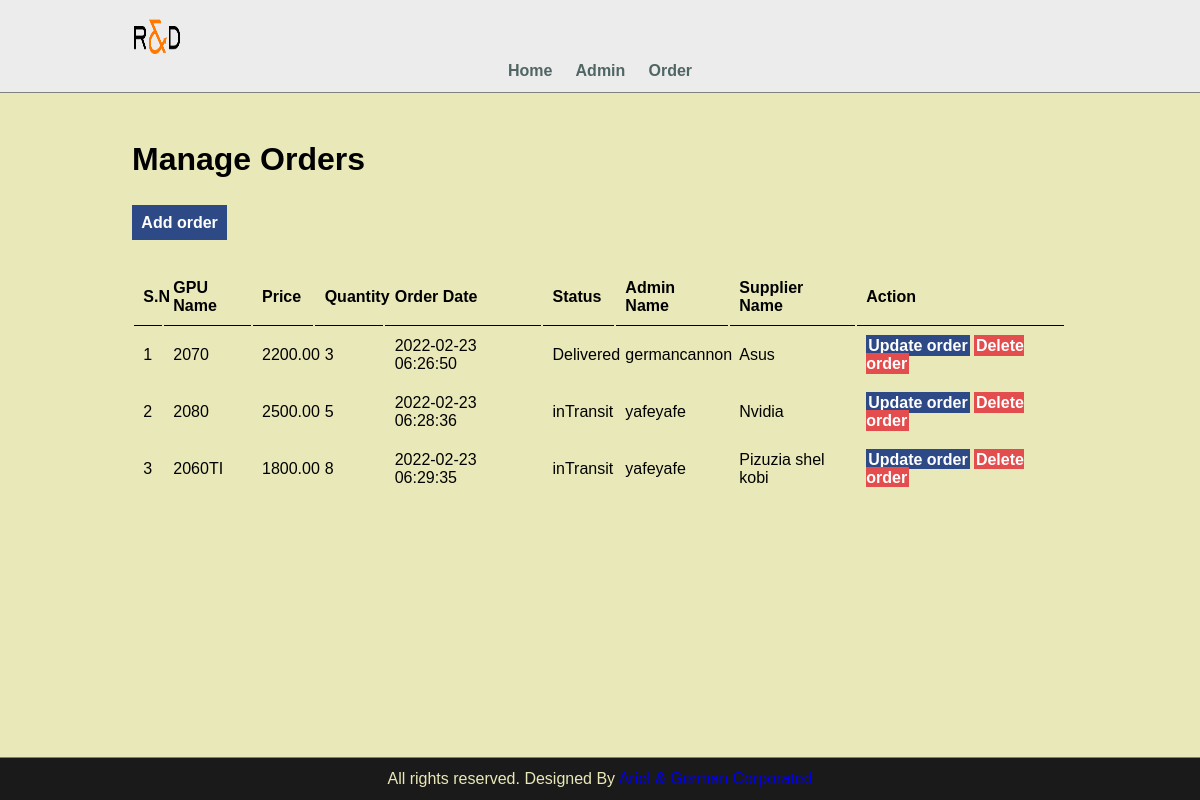
Screenshot of /PHPproject/manage-order.php with the database file from the repository.
### tables this page shows
CREATE TABLE `tbl_order` (
  `id` int(10) UNSIGNED NOT NULL,
  `gpu` varchar(150) NOT NULL,
  `price` decimal(10,2) NOT NULL,
  `qty` int(11) NOT NULL,
  `order_date` datetime NOT NULL,
  `status` varchar(50) NOT NULL,
  `admin_name` varchar(150) NOT NULL,
  `supplier_name` varchar(150) NOT NULL
);

### PHPproject/config/orderDBclass.php (called while the page is built, shortened)
<?php
require_once("orderClass.php");
require_once("dbClass.php");
class orderDBclass
{
  public function getorder()
  {
    $db = new dbClass;
    $db->connect();
    $adminsArray = array();
    $result = $db->connection->query("SELECT * FROM tbl_order");
    while ($row = $result->fetchObject('orderClass')) {
      $adminsArray[] = $row;
    }
    return $adminsArray;
  }
}

### PHPproject/config/dbClass.php (called while the page is built, shortened)
<?php
class dbClass
{
  public $host;
  public $db;
  public $charset;
  public $user;
  public $pass;
  public $opt = array(
    PDO::ATTR_ERRMODE => PDO::ERRMODE_EXCEPTION,
    PDO::ATTR_DEFAULT_FETCH_MODE => PDO::FETCH_ASSOC
  );
  public function __construct(
    string $host = "localhost",
    string $db = "gpu-order",
    string $charset = "utf8",
    string $user = "root",
    string $pass = ""
  ) {
    $this->host = $host;
    $this->db = $db;
    $this->charset = $charset;
    $this->user = $user;
    $this->pass = $pass;
  }
  public function connect()
  {
    $dns = "mysql:host=$this->host;dbname=$this->db;charset=$this->charset";
    $this->connection = new PDO($dns, $this->user, $this->pass, $this->opt);
  }
}

### PHPproject/config/orderClass.php (called while the page is built)
<?php
class orderClass
{
    protected $id;
    protected $gpu;
    protected $price;
    protected $qty;
    protected $order_date;
    protected $status;
    protected $admin_name;
    protected $supplier_name;
    public function getId()
    {
        return $this->id;
    }
    public function getgpu()
    {
        return $this->gpu;
    }
    public function getprice()
    {
        return $this->price;
    }
    public function getqty()
    {
        return $this->qty;
    }
    public function getorder_date()
    {
        return $this->order_date;
    }
    public function getstatus()
    {
        return $this->status;
    }
    public function getadmin_name()
    {
        return $this->admin_name;
    }
    public function getsupplier_name()
    {
        return $this->supplier_name;
    }
}

### PHPproject/manage-order.php (the view, shortened to what this page needs)
<?php include('partials\menu.php');
include('config\orderDBclass.php') ?>
<div class="main-content">
      <div class="wrapper">
            <h1>Manage Orders</h1>
            <br /> <br />
            <a href="admin/add-order.php" class="btn-primary">Add order</a>
            <br /> <br /> <br />
            <table class="tbl-full">
                  <tr>
                        <th>S.N</th>
                        <th>GPU Name</th>
                        <th>Price</th>
                        <th>Quantity</th>
                        <th>Order Date</th>
                        <th>Status</th>
                        <th>Admin Name</th>
                        <th>Supplier Name</th>
                        <th>Action</th>
                  </tr>
                  <?php
                  $dbOrder = new orderDBclass();
                  $orderArray = $dbOrder->getorder();
                  $count = count($orderArray);
                  $sn = 1;
                  if ($count > 0) {
                        for ($i = 0; $i < $count; $i++) {
                              $id = $orderArray[$i]->getId();
                              $gpu = $orderArray[$i]->getgpu();
                              $price = $orderArray[$i]->getprice();
                              $qty = $orderArray[$i]->getqty();
                              $order_date = $orderArray[$i]->getorder_date();
                              $status = $orderArray[$i]->getstatus();
                              $admin_name = $orderArray[$i]->getadmin_name();
                              $supplier_name = $orderArray[$i]->getsupplier_name();
                  ?>
                              <tr>
                                    <td><?php echo $sn++ ?></td>
                                    <td><?php echo $gpu ?></td>
                                    <td><?php echo $price ?></td>
                                    <td><?php echo $qty ?></td>
                                    <td><?php echo $order_date ?></td>
                                    <td><?php echo $status ?></td>
                                    <td><?php echo $admin_name ?></td>
                                    <td><?php echo $supplier_name ?></td>
                                    <td>
                                          <a href="<?php echo SITEURL; ?>admin/update-order.php?id=<?php echo $id ?>" class="btn-primary">Update order</a>
                                          <a href="<?php echo SITEURL; ?>admin/delete-order.php?id=<?php echo $id ?>" class="btn-danger">Delete order</a>
                                    </td>
                              </tr>
                  <?php
                        }
                  }
                  ?>
            </table>
      </div>
</div>
<?php include('partials\footer.php') ?>

### PHPproject/css/admin.css (style rules this page uses)
* { margin: 0; padding: 0; font-family: Arial, Helvetica, sans-serif; }
.wrapper { padding: 1%; width: 80%; margin: 0 auto; }
.tbl-full { width: 100%; }
table tr th { border-bottom: 1px solid black; padding: 1%; text-align: left; }
table tr td { padding: 1%; }
.btn-primary { background-color: #2d4986; padding: 1%; color: white; text-decoration: none; font-weight: bold; }
.btn-danger { background-color: #e44d4d; padding: 1%; color: white; text-decoration: none; font-weight: bold; }
.Main-content { padding: 3% 0; background-color: #e9e8b8; flex-grow: 1; }
* { box-sizing: border-box ; }
body { margin: 0; min-height: 100vh; display: flex; flex-direction: column; }

### rows the page displays
tbl_order: gpu "2070", price "2200.00", qty "3", order_date "2022-02-23 06:26:50", status "Delivered", admin_name "germancannon", supplier_name "Asus"
tbl_order: gpu "2080", price "2500.00", qty "5", order_date "2022-02-23 06:28:36", status "inTransit", admin_name "yafeyafe", supplier_name "Nvidia"
tbl_order: gpu "2060TI", price "1800.00", qty "8", order_date "2022-02-23 06:29:35", status "inTransit", admin_name "yafeyafe", supplier_name "Pizuzia shel kobi"
